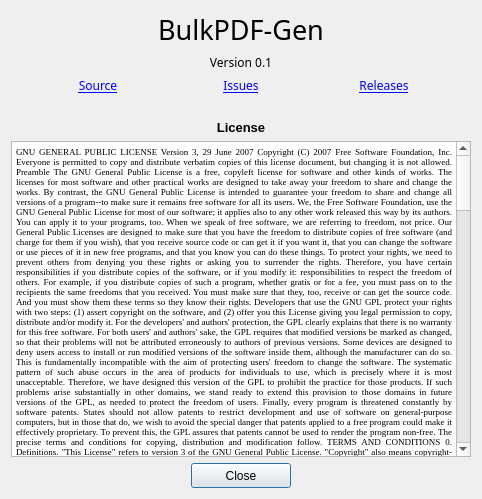
<?xml version="1.0" encoding="UTF-8"?>
<ui version="4.0">
 <class>Dialog</class>
 <widget class="QDialog" name="Dialog">
  <property name="windowModality">
   <enum>Qt::NonModal</enum>
  </property>
  <property name="geometry">
   <rect>
    <x>0</x>
    <y>0</y>
    <width>482</width>
    <height>499</height>
   </rect>
  </property>
  <property name="windowTitle">
   <string>About</string>
  </property>
  <layout class="QGridLayout" name="gridLayout_2">
   <item row="0" column="0">
    <layout class="QGridLayout" name="gridLayout">
     <item row="0" column="0" colspan="3">
      <widget class="QLabel" name="label">
       <property name="font">
        <font>
         <family>Ubuntu Mono</family>
         <pointsize>20</pointsize>
         <weight>50</weight>
         <bold>false</bold>
        </font>
       </property>
       <property name="text">
        <string>&lt;html&gt;&lt;head/&gt;&lt;body&gt;&lt;p align=&quot;center&quot;&gt;BulkPDF-Gen&lt;/p&gt;&lt;/body&gt;&lt;/html&gt;</string>
       </property>
       <property name="textFormat">
        <enum>Qt::RichText</enum>
       </property>
      </widget>
     </item>
     <item row="1" column="0" colspan="3">
      <widget class="QLabel" name="label_2">
       <property name="font">
        <font>
         <family>Ubuntu Mono</family>
         <pointsize>9</pointsize>
         <weight>50</weight>
         <bold>false</bold>
        </font>
       </property>
       <property name="text">
        <string>&lt;html&gt;&lt;head/&gt;&lt;body&gt;&lt;p align=&quot;center&quot;&gt;&lt;span style=&quot; font-weight:400;&quot;&gt;Version 0.1&lt;/span&gt;&lt;/p&gt;&lt;/body&gt;&lt;/html&gt;</string>
       </property>
       <property name="textFormat">
        <enum>Qt::RichText</enum>
       </property>
      </widget>
     </item>
     <item row="5" column="0" colspan="3">
      <spacer name="horizontalSpacer">
       <property name="orientation">
        <enum>Qt::Horizontal</enum>
       </property>
       <property name="sizeHint" stdset="0">
        <size>
         <width>40</width>
         <height>20</height>
        </size>
       </property>
      </spacer>
     </item>
     <item row="4" column="1">
      <widget class="QLabel" name="label_5">
       <property name="font">
        <font>
         <family>Ubuntu Mono</family>
        </font>
       </property>
       <property name="text">
        <string>&lt;html&gt;&lt;head/&gt;&lt;body&gt;&lt;p align=&quot;center&quot;&gt;&lt;a href=&quot;https://github.com/amannirala13/BulkPDF-Gen/issues&quot;&gt;&lt;span style=&quot; text-decoration: underline; color:#0000ff;&quot;&gt;Issues&lt;/span&gt;&lt;/a&gt;&lt;/p&gt;&lt;/body&gt;&lt;/html&gt;</string>
       </property>
       <property name="textFormat">
        <enum>Qt::RichText</enum>
       </property>
      </widget>
     </item>
     <item row="7" column="0" colspan="3">
      <widget class="QTextBrowser" name="textBrowser">
       <property name="font">
        <font>
         <family>Times New Roman</family>
        </font>
       </property>
       <property name="html">
        <string>&lt;!DOCTYPE HTML PUBLIC &quot;-//W3C//DTD HTML 4.0//EN&quot; &quot;http://www.w3.org/TR/REC-html40/strict.dtd&quot;&gt;
&lt;html&gt;&lt;head&gt;&lt;meta name=&quot;qrichtext&quot; content=&quot;1&quot; /&gt;&lt;style type=&quot;text/css&quot;&gt;
p, li { white-space: pre-wrap; }
&lt;/style&gt;&lt;/head&gt;&lt;body style=&quot; font-family:'Times New Roman'; font-size:8.25pt; font-weight:400; font-style:normal;&quot;&gt;
&lt;p align=&quot;justify&quot; style=&quot; margin-top:0px; margin-bottom:0px; margin-left:0px; margin-right:0px; -qt-block-indent:0; text-indent:0px;&quot;&gt;&lt;span style=&quot; font-family:'MS Shell Dlg 2'; font-size:7pt;&quot;&gt;GNU GENERAL PUBLIC LICENSE Version 3, 29 June 2007 Copyright (C) 2007 Free Software Foundation, Inc. Everyone is permitted to copy and distribute verbatim copies of this license document, but changing it is not allowed. Preamble The GNU General Public License is a free, copyleft license for software and other kinds of works. The licenses for most software and other practical works are designed to take away your freedom to share and change the works. By contrast, the GNU General Public License is intended to guarantee your freedom to share and change all versions of a program--to make sure it remains free software for all its users. We, the Free Software Foundation, use the GNU General Public License for most of our software; it applies also to any other work released this way by its authors. You can apply it to your programs, too. When we speak of free software, we are referring to freedom, not price. Our General Public Licenses are designed to make sure that you have the freedom to distribute copies of free software (and charge for them if you wish), that you receive source code or can get it if you want it, that you can change the software or use pieces of it in new free programs, and that you know you can do these things. To protect your rights, we need to prevent others from denying you these rights or asking you to surrender the rights. Therefore, you have certain responsibilities if you distribute copies of the software, or if you modify it: responsibilities to respect the freedom of others. For example, if you distribute copies of such a program, whether gratis or for a fee, you must pass on to the recipients the same freedoms that you received. You must make sure that they, too, receive or can get the source code. And you must show them these terms so they know their rights. Developers that use the GNU GPL protect your rights with two steps: (1) assert copyright on the software, and (2) offer you this License giving you legal permission to copy, distribute and/or modify it. For the developers' and authors' protection, the GPL clearly explains that there is no warranty for this free software. For both users' and authors' sake, the GPL requires that modified versions be marked as changed, so that their problems will not be attributed erroneously to authors of previous versions. Some devices are designed to deny users access to install or run modified versions of the software inside them, although the manufacturer can do so. This is fundamentally incompatible with the aim of protecting users' freedom to change the software. The systematic pattern of such abuse occurs in the area of products for individuals to use, which is precisely where it is most unacceptable. Therefore, we have designed this version of the GPL to prohibit the practice for those products. If such problems arise substantially in other domains, we stand ready to extend this provision to those domains in future versions of the GPL, as needed to protect the freedom of users. Finally, every program is threatened constantly by software patents. States should not allow patents to restrict development and use of software on general-purpose computers, but in those that do, we wish to avoid the special danger that patents applied to a free program could make it effectively proprietary. To prevent this, the GPL assures that patents cannot be used to render the program non-free. The precise terms and conditions for copying, distribution and modification follow. TERMS AND CONDITIONS 0. Definitions. &amp;quot;This License&amp;quot; refers to version 3 of the GNU General Public License. &amp;quot;Copyright&amp;quot; also means copyright-like laws that apply to other kinds of works, such as semiconductor masks. &amp;quot;The Program&amp;quot; refers to any copyrightable work licensed under this License. Each licensee is addressed as &amp;quot;you&amp;quot;. &amp;quot;Licensees&amp;quot; and &amp;quot;recipients&amp;quot; may be individuals or organizations. To &amp;quot;modify&amp;quot; a work means to copy from or adapt all or part of the work in a fashion requiring copyright permission, other than the making of an exact copy. The resulting work is called a &amp;quot;modified version&amp;quot; of the earlier work or a work &amp;quot;based on&amp;quot; the earlier work. A &amp;quot;covered work&amp;quot; means either the unmodified Program or a work based on the Program. To &amp;quot;propagate&amp;quot; a work means to do anything with it that, without permission, would make you directly or secondarily liable for infringement under applicable copyright law, except executing it on a computer or modifying a private copy. Propagation includes copying, distribution (with or without modification), making available to the public, and in some countries other activities as well. To &amp;quot;convey&amp;quot; a work means any kind of propagation that enables other parties to make or receive copies. Mere interaction with a user through a computer network, with no transfer of a copy, is not conveying. An interactive user interface displays &amp;quot;Appropriate Legal Notices&amp;quot; to the extent that it includes a convenient and prominently visible feature that (1) displays an appropriate copyright notice, and (2) tells the user that there is no warranty for the work (except to the extent that warranties are provided), that licensees may convey the work under this License, and how to view a copy of this License. If the interface presents a list of user commands or options, such as a menu, a prominent item in the list meets this criterion. 1. Source Code. The &amp;quot;source code&amp;quot; for a work means the preferred form of the work for making modifications to it. &amp;quot;Object code&amp;quot; means any non-source form of a work. A &amp;quot;Standard Interface&amp;quot; means an interface that either is an official standard defined by a recognized standards body, or, in the case of interfaces specified for a particular programming language, one that is widely used among developers working in that language. The &amp;quot;System Libraries&amp;quot; of an executable work include anything, other than the work as a whole, that (a) is included in the normal form of packaging a Major Component, but which is not part of that Major Component, and (b) serves only to enable use of the work with that Major Component, or to implement a Standard Interface for which an implementation is available to the public in source code form. A &amp;quot;Major Component&amp;quot;, in this context, means a major essential component (kernel, window system, and so on) of the specific operating system (if any) on which the executable work runs, or a compiler used to produce the work, or an object code interpreter used to run it. The &amp;quot;Corresponding Source&amp;quot; for a work in object code form means all the source code needed to generate, install, and (for an executable work) run the object code and to modify the work, including scripts to control those activities. However, it does not include the work's System Libraries, or general-purpose tools or generally available free programs which are used unmodified in performing those activities but which are not part of the work. For example, Corresponding Source includes interface definition files associated with source files for the work, and the source code for shared libraries and dynamically linked subprograms that the work is specifically designed to require, such as by intimate data communication or control flow between those subprograms and other parts of the work. The Corresponding Source need not include anything that users can regenerate automatically from other parts of the Corresponding Source. The Corresponding Source for a work in source code form is that same work. 2. Basic Permissions. All rights granted under this License are granted for the term of copyright on the Program, and are irrevocable provided the stated conditions are met. This License explicitly affirms your unlimited permission to run the unmodified Program. The output from running a covered work is covered by this License only if the output, given its content, constitutes a covered work. This License acknowledges your rights of fair use or other equivalent, as provided by copyright law. You may make, run and propagate covered works that you do not convey, without conditions so long as your license otherwise remains in force. You may convey covered works to others for the sole purpose of having them make modifications exclusively for you, or provide you with facilities for running those works, provided that you comply with the terms of this License in conveying all material for which you do not control copyright. Those thus making or running the covered works for you must do so exclusively on your behalf, under your direction and control, on terms that prohibit them from making any copies of your copyrighted material outside their relationship with you. Conveying under any other circumstances is permitted solely under the conditions stated below. Sublicensing is not allowed; section 10 makes it unnecessary. 3. Protecting Users' Legal Rights From Anti-Circumvention Law. No covered work shall be deemed part of an effective technological measure under any applicable law fulfilling obligations under article 11 of the WIPO copyright treaty adopted on 20 December 1996, or similar laws prohibiting or restricting circumvention of such measures. When you convey a covered work, you waive any legal power to forbid circumvention of technological measures to the extent such circumvention is effected by exercising rights under this License with respect to the covered work, and you disclaim any intention to limit operation or modification of the work as a means of enforcing, against the work's users, your or third parties' legal rights to forbid circumvention of technological measures. 4. Conveying Verbatim Copies. You may convey verbatim copies of the Program's source code as you receive it, in any medium, provided that you conspicuously and appropriately publish on each copy an appropriate copyright notice; keep intact all notices stating that this License and any non-permissive terms added in accord with section 7 apply to the code; keep intact all notices of the absence of any warranty; and give all recipients a copy of this License along with the Program. You may charge any price or no price for each copy that you convey, and you may offer support or warranty protection for a fee. 5. Conveying Modified Source Versions. You may convey a work based on the Program, or the modifications to produce it from the Program, in the form of source code under the terms of section 4, provided that you also meet all of these conditions: a) The work must carry prominent notices stating that you modified it, and giving a relevant date. b) The work must carry prominent notices stating that it is released under this License and any conditions added under section 7. This requirement modifies the requirement in section 4 to &amp;quot;keep intact all notices&amp;quot;. c) You must license the entire work, as a whole, under this License to anyone who comes into possession of a copy. This License will therefore apply, along with any applicable section 7 additional terms, to the whole of the work, and all its parts, regardless of how they are packaged. This License gives no permission to license the work in any other way, but it does not invalidate such permission if you have separately received it. d) If the work has interactive user interfaces, each must display Appropriate Legal Notices; however, if the Program has interactive interfaces that do not display Appropriate Legal Notices, your work need not make them do so. A compilation of a covered work with other separate and independent works, which are not by their nature extensions of the covered work, and which are not combined with it such as to form a larger program, in or on a volume of a storage or distribution medium, is called an &amp;quot;aggregate&amp;quot; if the compilation and its resulting copyright are not used to limit the access or legal rights of the compilation's users beyond what the individual works permit. Inclusion of a covered work in an aggregate does not cause this License to apply to the other parts of the aggregate. 6. Conveying Non-Source Forms. You may convey a covered work in object code form under the terms of sections 4 and 5, provided that you also convey the machine-readable Corresponding Source under the terms of this License, in one of these ways: a) Convey the object code in, or embodied in, a physical product (including a physical distribution medium), accompanied by the Corresponding Source fixed on a durable physical medium customarily used for software interchange. b) Convey the object code in, or embodied in, a physical product (including a physical distribution medium), accompanied by a written offer, valid for at least three years and valid for as long as you offer spare parts or customer support for that product model, to give anyone who possesses the object code either (1) a copy of the Corresponding Source for all the software in the product that is covered by this License, on a durable physical medium customarily used for software interchange, for a price no more than your reasonable cost of physically performing this conveying of source, or (2) access to copy the Corresponding Source from a network server at no charge. c) Convey individual copies of the object code with a copy of the written offer to provide the Corresponding Source. This alternative is allowed only occasionally and noncommercially, and only if you received the object code with such an offer, in accord with subsection 6b. d) Convey the object code by offering access from a designated place (gratis or for a charge), and offer equivalent access to the Corresponding Source in the same way through the same place at no further charge. You need not require recipients to copy the Corresponding Source along with the object code. If the place to copy the object code is a network server, the Corresponding Source may be on a different server (operated by you or a third party) that supports equivalent copying facilities, provided you maintain clear directions next to the object code saying where to find the Corresponding Source. Regardless of what server hosts the Corresponding Source, you remain obligated to ensure that it is available for as long as needed to satisfy these requirements. e) Convey the object code using peer-to-peer transmission, provided you inform other peers where the object code and Corresponding Source of the work are being offered to the general public at no charge under subsection 6d. A separable portion of the object code, whose source code is excluded from the Corresponding Source as a System Library, need not be included in conveying the object code work. A &amp;quot;User Product&amp;quot; is either (1) a &amp;quot;consumer product&amp;quot;, which means any tangible personal property which is normally used for personal, family, or household purposes, or (2) anything designed or sold for incorporation into a dwelling. In determining whether a product is a consumer product, doubtful cases shall be resolved in favor of coverage. For a particular product received by a particular user, &amp;quot;normally used&amp;quot; refers to a typical or common use of that class of product, regardless of the status of the particular user or of the way in which the particular user actually uses, or expects or is expected to use, the product. A product is a consumer product regardless of whether the product has substantial commercial, industrial or non-consumer uses, unless such uses represent the only significant mode of use of the product. &amp;quot;Installation Information&amp;quot; for a User Product means any methods, procedures, authorization keys, or other information required to install and execute modified versions of a covered work in that User Product from a modified version of its Corresponding Source. The information must suffice to ensure that the continued functioning of the modified object code is in no case prevented or interfered with solely because modification has been made. If you convey an object code work under this section in, or with, or specifically for use in, a User Product, and the conveying occurs as part of a transaction in which the right of possession and use of the User Product is transferred to the recipient in perpetuity or for a fixed term (regardless of how the transaction is characterized), the Corresponding Source conveyed under this section must be accompanied by the Installation Information. But this requirement does not apply if neither you nor any third party retains the ability to install modified object code on the User Product (for example, the work has been installed in ROM). The requirement to provide Installation Information does not include a requirement to continue to provide support service, warranty, or updates for a work that has been modified or installed by the recipient, or for the User Product in which it has been modified or installed. Access to a network may be denied when the modification itself materially and adversely affects the operation of the network or violates the rules and protocols for communication across the network. Corresponding Source conveyed, and Installation Information provided, in accord with this section must be in a format that is publicly documented (and with an implementation available to the public in source code form), and must require no special password or key for unpacking, reading or copying. 7. Additional Terms. &amp;quot;Additional permissions&amp;quot; are terms that supplement the terms of this License by making exceptions from one or more of its conditions. Additional permissions that are applicable to the entire Program shall be treated as though they were included in this License, to the extent that they are valid under applicable law. If additional permissions apply only to part of the Program, that part may be used separately under those permissions, but the entire Program remains governed by this License without regard to the additional permissions. When you convey a copy of a covered work, you may at your option remove any additional permissions from that copy, or from any part of it. (Additional permissions may be written to require their own removal in certain cases when you modify the work.) You may place additional permissions on material, added by you to a covered work, for which you have or can give appropriate copyright permission. Notwithstanding any other provision of this License, for material you add to a covered work, you may (if authorized by the copyright holders of that material) supplement the terms of this License with terms: a) Disclaiming warranty or limiting liability differently from the terms of sections 15 and 16 of this License; or b) Requiring preservation of specified reasonable legal notices or author attributions in that material or in the Appropriate Legal Notices displayed by works containing it; or c) Prohibiting misrepresentation of the origin of that material, or requiring that modified versions of such material be marked in reasonable ways as different from the original version; or d) Limiting the use for publicity purposes of names of licensors or authors of the material; or e) Declining to grant rights under trademark law for use of some trade names, trademarks, or service marks; or f) Requiring indemnification of licensors and authors of that material by anyone who conveys the material (or modified versions of it) with contractual assumptions of liability to the recipient, for any liability that these contractual assumptions directly impose on those licensors and authors. All other non-permissive additional terms are considered &amp;quot;further restrictions&amp;quot; within the meaning of section 10. If the Program as you received it, or any part of it, contains a notice stating that it is governed by this License along with a term that is a further restriction, you may remove that term. If a license document contains a further restriction but permits relicensing or conveying under this License, you may add to a covered work material governed by the terms of that license document, provided that the further restriction does not survive such relicensing or conveying. If you add terms to a covered work in accord with this section, you must place, in the relevant source files, a statement of the additional terms that apply to those files, or a notice indicating where to find the applicable terms. Additional terms, permissive or non-permissive, may be stated in the form of a separately written license, or stated as exceptions; the above requirements apply either way. 8. Termination. You may not propagate or modify a covered work except as expressly provided under this License. Any attempt otherwise to propagate or modify it is void, and will automatically terminate your rights under this License (including any patent licenses granted under the third paragraph of section 11). However, if you cease all violation of this License, then your license from a particular copyright holder is reinstated (a) provisionally, unless and until the copyright holder explicitly and finally terminates your license, and (b) permanently, if the copyright holder fails to notify you of the violation by some reasonable means prior to 60 days after the cessation. Moreover, your license from a particular copyright holder is reinstated permanently if the copyright holder notifies you of the violation by some reasonable means, this is the first time you have received notice of violation of this License (for any work) from that copyright holder, and you cure the violation prior to 30 days after your receipt of the notice. Termination of your rights under this section does not terminate the licenses of parties who have received copies or rights from you under this License. If your rights have been terminated and not permanently reinstated, you do not qualify to receive new licenses for the same material under section 10. 9. Acceptance Not Required for Having Copies. You are not required to accept this License in order to receive or run a copy of the Program. Ancillary propagation of a covered work occurring solely as a consequence of using peer-to-peer transmission to receive a copy likewise does not require acceptance. However, nothing other than this License grants you permission to propagate or modify any covered work. These actions infringe copyright if you do not accept this License. Therefore, by modifying or propagating a covered work, you indicate your acceptance of this License to do so. 10. Automatic Licensing of Downstream Recipients. Each time you convey a covered work, the recipient automatically receives a license from the original licensors, to run, modify and propagate that work, subject to this License. You are not responsible for enforcing compliance by third parties with this License. An &amp;quot;entity transaction&amp;quot; is a transaction transferring control of an organization, or substantially all assets of one, or subdividing an organization, or merging organizations. If propagation of a covered work results from an entity transaction, each party to that transaction who receives a copy of the work also receives whatever licenses to the work the party's predecessor in interest had or could give under the previous paragraph, plus a right to possession of the Corresponding Source of the work from the predecessor in interest, if the predecessor has it or can get it with reasonable efforts. You may not impose any further restrictions on the exercise of the rights granted or affirmed under this License. For example, you may not impose a license fee, royalty, or other charge for exercise of rights granted under this License, and you may not initiate litigation (including a cross-claim or counterclaim in a lawsuit) alleging that any patent claim is infringed by making, using, selling, offering for sale, or importing the Program or any portion of it. 11. Patents. A &amp;quot;contributor&amp;quot; is a copyright holder who authorizes use under this License of the Program or a work on which the Program is based. The work thus licensed is called the contributor's &amp;quot;contributor version&amp;quot;. A contributor's &amp;quot;essential patent claims&amp;quot; are all patent claims owned or controlled by the contributor, whether already acquired or hereafter acquired, that would be infringed by some manner, permitted by this License, of making, using, or selling its contributor version, but do not include claims that would be infringed only as a consequence of further modification of the contributor version. For purposes of this definition, &amp;quot;control&amp;quot; includes the right to grant patent sublicenses in a manner consistent with the requirements of this License. Each contributor grants you a non-exclusive, worldwide, royalty-free patent license under the contributor's essential patent claims, to make, use, sell, offer for sale, import and otherwise run, modify and propagate the contents of its contributor version. In the following three paragraphs, a &amp;quot;patent license&amp;quot; is any express agreement or commitment, however denominated, not to enforce a patent (such as an express permission to practice a patent or covenant not to sue for patent infringement). To &amp;quot;grant&amp;quot; such a patent license to a party means to make such an agreement or commitment not to enforce a patent against the party. If you convey a covered work, knowingly relying on a patent license, and the Corresponding Source of the work is not available for anyone to copy, free of charge and under the terms of this License, through a publicly available network server or other readily accessible means, then you must either (1) cause the Corresponding Source to be so available, or (2) arrange to deprive yourself of the benefit of the patent license for this particular work, or (3) arrange, in a manner consistent with the requirements of this License, to extend the patent license to downstream recipients. &amp;quot;Knowingly relying&amp;quot; means you have actual knowledge that, but for the patent license, your conveying the covered work in a country, or your recipient's use of the covered work in a country, would infringe one or more identifiable patents in that country that you have reason to believe are valid. If, pursuant to or in connection with a single transaction or arrangement, you convey, or propagate by procuring conveyance of, a covered work, and grant a patent license to some of the parties receiving the covered work authorizing them to use, propagate, modify or convey a specific copy of the covered work, then the patent license you grant is automatically extended to all recipients of the covered work and works based on it. A patent license is &amp;quot;discriminatory&amp;quot; if it does not include within the scope of its coverage, prohibits the exercise of, or is conditioned on the non-exercise of one or more of the rights that are specifically granted under this License. You may not convey a covered work if you are a party to an arrangement with a third party that is in the business of distributing software, under which you make payment to the third party based on the extent of your activity of conveying the work, and under which the third party grants, to any of the parties who would receive the covered work from you, a discriminatory patent license (a) in connection with copies of the covered work conveyed by you (or copies made from those copies), or (b) primarily for and in connection with specific products or compilations that contain the covered work, unless you entered into that arrangement, or that patent license was granted, prior to 28 March 2007. Nothing in this License shall be construed as excluding or limiting any implied license or other defenses to infringement that may otherwise be available to you under applicable patent law. 12. No Surrender of Others' Freedom. If conditions are imposed on you (whether by court order, agreement or otherwise) that contradict the conditions of this License, they do not excuse you from the conditions of this License. If you cannot convey a covered work so as to satisfy simultaneously your obligations under this License and any other pertinent obligations, then as a consequence you may not convey it at all. For example, if you agree to terms that obligate you to collect a royalty for further conveying from those to whom you convey the Program, the only way you could satisfy both those terms and this License would be to refrain entirely from conveying the Program. 13. Use with the GNU Affero General Public License. Notwithstanding any other provision of this License, you have permission to link or combine any covered work with a work licensed under version 3 of the GNU Affero General Public License into a single combined work, and to convey the resulting work. The terms of this License will continue to apply to the part which is the covered work, but the special requirements of the GNU Affero General Public License, section 13, concerning interaction through a network will apply to the combination as such. 14. Revised Versions of this License. The Free Software Foundation may publish revised and/or new versions of the GNU General Public License from time to time. Such new versions will be similar in spirit to the present version, but may differ in detail to address new problems or concerns. Each version is given a distinguishing version number. If the Program specifies that a certain numbered version of the GNU General Public License &amp;quot;or any later version&amp;quot; applies to it, you have the option of following the terms and conditions either of that numbered version or of any later version published by the Free Software Foundation. If the Program does not specify a version number of the GNU General Public License, you may choose any version ever published by the Free Software Foundation. If the Program specifies that a proxy can decide which future versions of the GNU General Public License can be used, that proxy's public statement of acceptance of a version permanently authorizes you to choose that version for the Program. Later license versions may give you additional or different permissions. However, no additional obligations are imposed on any author or copyright holder as a result of your choosing to follow a later version. 15. Disclaimer of Warranty. THERE IS NO WARRANTY FOR THE PROGRAM, TO THE EXTENT PERMITTED BY APPLICABLE LAW. EXCEPT WHEN OTHERWISE STATED IN WRITING THE COPYRIGHT HOLDERS AND/OR OTHER PARTIES PROVIDE THE PROGRAM &amp;quot;AS IS&amp;quot; WITHOUT WARRANTY OF ANY KIND, EITHER EXPRESSED OR IMPLIED, INCLUDING, BUT NOT LIMITED TO, THE IMPLIED WARRANTIES OF MERCHANTABILITY AND FITNESS FOR A PARTICULAR PURPOSE. THE ENTIRE RISK AS TO THE QUALITY AND PERFORMANCE OF THE PROGRAM IS WITH YOU. SHOULD THE PROGRAM PROVE DEFECTIVE, YOU ASSUME THE COST OF ALL NECESSARY SERVICING, REPAIR OR CORRECTION. 16. Limitation of Liability. IN NO EVENT UNLESS REQUIRED BY APPLICABLE LAW OR AGREED TO IN WRITING WILL ANY COPYRIGHT HOLDER, OR ANY OTHER PARTY WHO MODIFIES AND/OR CONVEYS THE PROGRAM AS PERMITTED ABOVE, BE LIABLE TO YOU FOR DAMAGES, INCLUDING ANY GENERAL, SPECIAL, INCIDENTAL OR CONSEQUENTIAL DAMAGES ARISING OUT OF THE USE OR INABILITY TO USE THE PROGRAM (INCLUDING BUT NOT LIMITED TO LOSS OF DATA OR DATA BEING RENDERED INACCURATE OR LOSSES SUSTAINED BY YOU OR THIRD PARTIES OR A FAILURE OF THE PROGRAM TO OPERATE WITH ANY OTHER PROGRAMS), EVEN IF SUCH HOLDER OR OTHER PARTY HAS BEEN ADVISED OF THE POSSIBILITY OF SUCH DAMAGES. 17. Interpretation of Sections 15 and 16. If the disclaimer of warranty and limitation of liability provided above cannot be given local legal effect according to their terms, reviewing courts shall apply local law that most closely approximates an absolute waiver of all civil liability in connection with the Program, unless a warranty or assumption of liability accompanies a copy of the Program in return for a fee. END OF TERMS AND CONDITIONS How to Apply These Terms to Your New Programs If you develop a new program, and you want it to be of the greatest possible use to the public, the best way to achieve this is to make it free software which everyone can redistribute and change under these terms. To do so, attach the following notices to the program. It is safest to attach them to the start of each source file to most effectively state the exclusion of warranty; and each file should have at least the &amp;quot;copyright&amp;quot; line and a pointer to where the full notice is found. Copyright (C) This program is free software: you can redistribute it and/or modify it under the terms of the GNU General Public License as published by the Free Software Foundation, either version 3 of the License, or (at your option) any later version. This program is distributed in the hope that it will be useful, but WITHOUT ANY WARRANTY; without even the implied warranty of MERCHANTABILITY or FITNESS FOR A PARTICULAR PURPOSE. See the GNU General Public License for more details. You should have received a copy of the GNU General Public License along with this program. If not, see . Also add information on how to contact you by electronic and paper mail. If the program does terminal interaction, make it output a short notice like this when it starts in an interactive mode: Copyright (C) This program comes with ABSOLUTELY NO WARRANTY; for details type `show w'. This is free software, and you are welcome to redistribute it under certain conditions; type `show c' for details. The hypothetical commands `show w' and `show c' should show the appropriate parts of the General Public License. Of course, your program's commands might be different; for a GUI interface, you would use an &amp;quot;about box&amp;quot;. You should also get your employer (if you work as a programmer) or school, if any, to sign a &amp;quot;copyright disclaimer&amp;quot; for the program, if necessary. For more information on this, and how to apply and follow the GNU GPL, see . The GNU General Public License does not permit incorporating your program into proprietary programs. If your program is a subroutine library, you may consider it more useful to permit linking proprietary applications with the library. If this is what you want to do, use the GNU Lesser General Public License instead of this License. But first, please read .&lt;/span&gt;&lt;/p&gt;&lt;/body&gt;&lt;/html&gt;</string>
       </property>
      </widget>
     </item>
     <item row="6" column="0" colspan="3">
      <widget class="QLabel" name="label_4">
       <property name="font">
        <font>
         <family>Arial</family>
        </font>
       </property>
       <property name="text">
        <string>&lt;html&gt;&lt;head/&gt;&lt;body&gt;&lt;p align=&quot;center&quot;&gt;&lt;span style=&quot; font-size:10pt; font-weight:600;&quot;&gt;License&lt;/span&gt;&lt;/p&gt;&lt;/body&gt;&lt;/html&gt;</string>
       </property>
       <property name="textFormat">
        <enum>Qt::RichText</enum>
       </property>
      </widget>
     </item>
     <item row="4" column="2">
      <widget class="QLabel" name="label_6">
       <property name="font">
        <font>
         <family>Ubuntu Mono</family>
        </font>
       </property>
       <property name="text">
        <string>&lt;html&gt;&lt;head/&gt;&lt;body&gt;&lt;p align=&quot;center&quot;&gt;&lt;a href=&quot;https://github.com/amannirala13/BulkPDF-Gen/releases&quot;&gt;&lt;span style=&quot; text-decoration: underline; color:#0000ff;&quot;&gt;Releases&lt;/span&gt;&lt;/a&gt;&lt;/p&gt;&lt;/body&gt;&lt;/html&gt;</string>
       </property>
       <property name="textFormat">
        <enum>Qt::RichText</enum>
       </property>
      </widget>
     </item>
     <item row="4" column="0">
      <widget class="QLabel" name="label_3">
       <property name="font">
        <font>
         <family>Ubuntu Mono</family>
        </font>
       </property>
       <property name="text">
        <string>&lt;html&gt;&lt;head/&gt;&lt;body&gt;&lt;p align=&quot;center&quot;&gt;&lt;a href=&quot;https://github.com/amannirala13/BulkPDF-Gen&quot;&gt;&lt;span style=&quot; text-decoration: underline; color:#0000ff;&quot;&gt;Source&lt;/span&gt;&lt;/a&gt;&lt;/p&gt;&lt;/body&gt;&lt;/html&gt;</string>
       </property>
       <property name="textFormat">
        <enum>Qt::RichText</enum>
       </property>
      </widget>
     </item>
     <item row="9" column="1">
      <widget class="QPushButton" name="about_close">
       <property name="minimumSize">
        <size>
         <width>100</width>
         <height>25</height>
        </size>
       </property>
       <property name="maximumSize">
        <size>
         <width>100</width>
         <height>25</height>
        </size>
       </property>
       <property name="layoutDirection">
        <enum>Qt::LeftToRight</enum>
       </property>
       <property name="text">
        <string>Close</string>
       </property>
       <property name="checkable">
        <bool>false</bool>
       </property>
      </widget>
     </item>
    </layout>
   </item>
  </layout>
 </widget>
 <resources/>
 <connections>
  <connection>
   <sender>about_close</sender>
   <signal>clicked()</signal>
   <receiver>Dialog</receiver>
   <slot>reject()</slot>
   <hints>
    <hint type="sourcelabel">
     <x>229</x>
     <y>475</y>
    </hint>
    <hint type="destinationlabel">
     <x>57</x>
     <y>123</y>
    </hint>
   </hints>
  </connection>
 </connections>
</ui>
